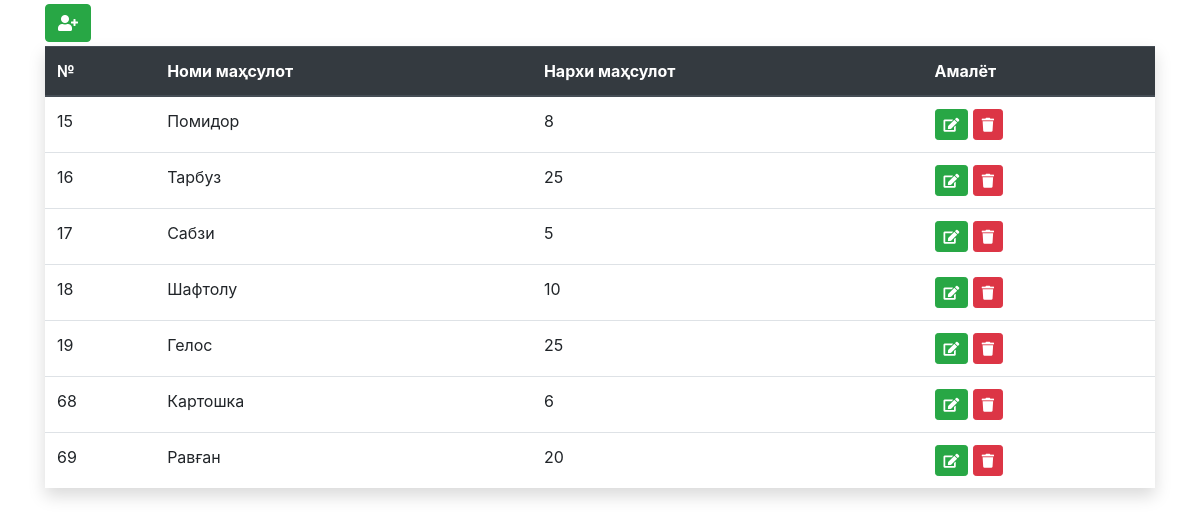
The page / on the database its author committed.
### tables this page shows
CREATE TABLE `product` (
  `id` int(11) NOT NULL,
  `name` varchar(255) NOT NULL,
  `mablag` int(11) NOT NULL
);

### func.php (called while the page is built, shortened)
<?php
include 'config.php';
$sql = $pdo->prepare("SELECT * FROM `product`");
$sql->execute();
$result = $sql->fetchAll();

### index.php (the view, shortened to what this page needs)
<?php
include 'func.php';
?>
<!DOCTYPE html>
<html lang="en">
<head>
	<link rel="stylesheet" href="https://stackpath.bootstrapcdn.com/bootstrap/4.3.1/css/bootstrap.min.css">
	<link rel="stylesheet" type="text/css" href="https://cdnjs.cloudflare.com/ajax/libs/font-awesome/5.9.0/css/all.css">
</head>
<body>
	<div class="container">
		<div class="row">
			<div class="col mt-1">
				<button class="btn btn-success mb-1" data-toggle="modal" data-target="#Modal"><i class="fa fa-user-plus"></i></button>
				<table class="table shadow ">
					<thead class="thead-dark">
						<tr>
							<th>№</th>
							<th>Номи маҳсулот</th>
							<th>Нархи маҳсулот</th>
							<th>Амалёт</th>
						</tr>
						<?php foreach ($result as $value) { ?>
						<tr>
							<td><?=$value['id'] ?></td>
							<td><?=$value['name'] ?></td>
							<td><?=$value['mablag'] ?></td>
							<td>
								<a href="?edit=<?=$value['id'] ?>" class="btn btn-success btn-sm" data-toggle="modal" data-target="#editModal<?=$value['id'] ?>"><i class="fa fa-edit"></i></a>
								<a href="?delete=<?=$value['id'] ?>" class="btn btn-danger btn-sm" data-toggle="modal" data-target="#deleteModal<?=$value['id'] ?>"><i class="fa fa-trash"></i></a>
							</td>
						</tr> <?php } ?>
					</thead>
				</table>
			</div>
		</div>
	</div>

### rows shown on the page
product: id "15", name "Помидор", mablag "8"
product: id "16", name "Тарбуз", mablag "25"
product: id "17", name "Сабзи", mablag "5"
product: id "18", name "Шафтолу", mablag "10"
product: id "19", name "Гелос", mablag "25"
product: id "68", name "Картошка", mablag "6"
product: id "69", name "Равған", mablag "20"
